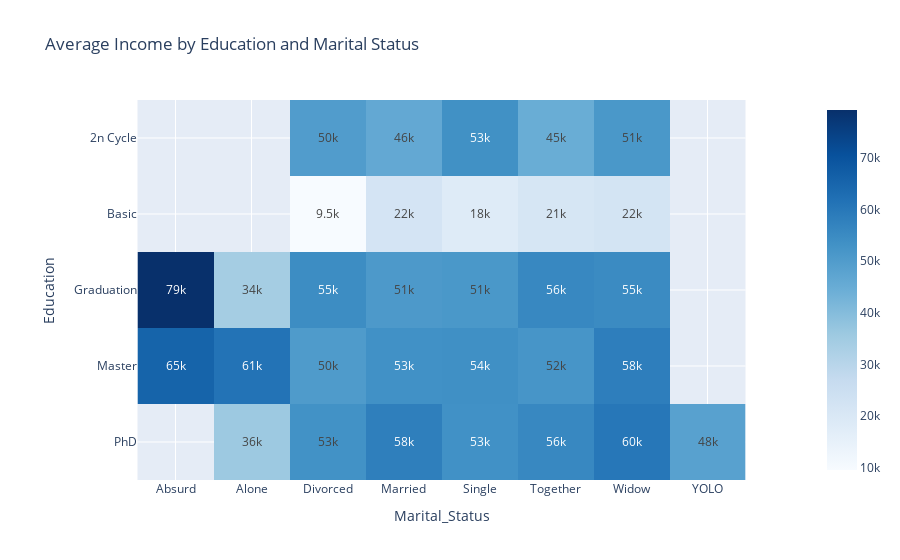

Here is the notebook cell this chart was saved with:
### Code cell
px.imshow(pivot_income.set_index("Education"), text_auto=".2s", color_continuous_scale="Blues", title="Average Income by Education and Marital Status").show()

### Figure 1 — Plotly figure (JSON) as saved in the notebook; plotly's stock layout.template omitted (floating-point values rounded to 4 significant figures)
{"data": [{"coloraxis": "coloraxis", "hovertemplate": "Marital_Status: %{x}<br>Education: %{y}<br>color: %{z}<extra></extra>", "name": "0", "texttemplate": "%{z:.2s}", "type": "heatmap", "x": ["Absurd", "Alone", "Divorced", "Married", "Single", "Together", "Widow", "YOLO"], "xaxis": "x", "y": ["2n Cycle", "Basic", "Graduation", "Master", "PhD"], "yaxis": "y", "z": [[NaN, NaN, 49970.0, 46200.0, 53490.0, 44740.0, 51390.0, NaN], [NaN, NaN, 9548.0, 21960.0, 18240.0, 21240.0, 22120.0, NaN], [79240.0, 34180.0, 54530.0, 50800.0, 51320.0, 55760.0, 54980.0, NaN], [65490.0, 61330.0, 50330.0, 53290.0, 53530.0, 52110.0, 58400.0, NaN], [NaN, 35860.0, 53100.0, 58140.0, 53310.0, 55800.0, 60290.0, 48430.0]]}], "layout": {"coloraxis": {"colorscale": [[0, "rgb(247,251,255)"], [0.125, "rgb(222,235,247)"], [0.25, "rgb(198,219,239)"], [0.375, "rgb(158,202,225)"], [0.5, "rgb(107,174,214)"], [0.625, "rgb(66,146,198)"], [0.75, "rgb(33,113,181)"], [0.875, "rgb(8,81,156)"], [1, "rgb(8,48,107)"]]}, "title": {"text": "Average Income by Education and Marital Status"}, "xaxis": {"anchor": "y", "constrain": "domain", "domain": [0, 1], "scaleanchor": "y", "title": {"text": "Marital_Status"}}, "yaxis": {"anchor": "x", "autorange": "reversed", "constrain": "domain", "domain": [0, 1], "title": {"text": "Education"}}}}
